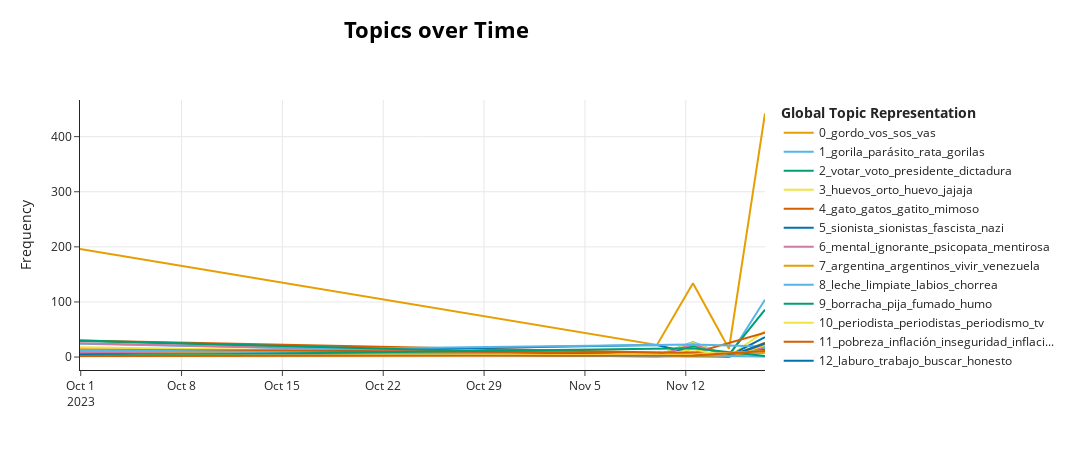

This figure's notebook cell:
### Markdown cell above
### Tópicos en el tiempo

### Code cell
# convert column to list
tweets = attacks['text_pre'].to_list()
timestamps = attacks['dt_date'].to_list()

topics_over_time = topic_model.topics_over_time(docs=tweets, 
                                                timestamps=timestamps, 
                                                global_tuning=True, 
                                                evolution_tuning=True, 
                                                nr_bins=20)

topic_model.visualize_topics_over_time(topics_over_time, top_n_topics=20)

### Figure 1 — Plotly figure (JSON) as saved in the notebook; plotly's stock layout.template omitted (floating-point values rounded to 4 significant figures)
{"data": [{"hoverinfo": "text", "hovertext": ["<b>Topic 0</b><br>Words: vos, gordo, sos, zurda, vieja", "<b>Topic 0</b><br>Words: sos, realmente, vos, puta, tipo", "<b>Topic 0</b><br>Words: gordo, vos, gordito, lechoso, sos", "<b>Topic 0</b><br>Words: ligó, andá, trompas, odio, enano", "<b>Topic 0</b><br>Words: gordo, vos, vas, lechoso, sos"], "marker": {"color": "#E69F00"}, "mode": "lines", "name": "0_gordo_vos_sos_vas", "type": "scatter", "x": ["2023-09-30T22:48:00", "2023-11-10T00:00:00", "2023-11-12T12:00:00", "2023-11-15T00:00:00", "2023-11-17T12:00:00"], "y": [196, 22, 134, 15, 442]}, {"hoverinfo": "text", "hovertext": ["<b>Topic 1</b><br>Words: gorila, rata, parásito, larrata, vos", "<b>Topic 1</b><br>Words: gorilaza, desprestigiando, urbano, paya, soretw", "<b>Topic 1</b><br>Words: gorila, sos, parásito, rata, viale", "<b>Topic 1</b><br>Words: colegas, laburantes, ricos, ratas, pobres", "<b>Topic 1</b><br>Words: gorila, parásito, parasito, rata, gorilas"], "marker": {"color": "#56B4E9"}, "mode": "lines", "name": "1_gorila_parásito_rata_gorilas", "type": "scatter", "x": ["2023-09-30T22:48:00", "2023-11-10T00:00:00", "2023-11-12T12:00:00", "2023-11-15T00:00:00", "2023-11-17T12:00:00"], "y": [24, 3, 27, 1, 104]}, {"hoverinfo": "text", "hovertext": ["<b>Topic 2</b><br>Words: votar, políticos, dictadura, presidente, libertad", "<b>Topic 2</b><br>Words: lesa, delitos, invitas, indignidad, reducido", "<b>Topic 2</b><br>Words: presidente, votar, massa, voto, queda", "<b>Topic 2</b><br>Words: cualquiera, dedos, frente, desequilibrado, presidente", "<b>Topic 2</b><br>Words: voto, votar, dictadura, mierda, presidente"], "marker": {"color": "#009E73"}, "mode": "lines", "name": "2_votar_voto_presidente_dictadura", "type": "scatter", "x": ["2023-09-30T22:48:00", "2023-11-10T00:00:00", "2023-11-12T12:00:00", "2023-11-15T00:00:00", "2023-11-17T12:00:00"], "y": [29, 2, 20, 5, 86]}, {"hoverinfo": "text", "hovertext": ["<b>Topic 3</b><br>Words: jajaja, tomatelas, tomo, scioli, sos", "<b>Topic 3</b><br>Words: mmassista, defensora, tomatelas, traidora, virgen", "<b>Topic 3</b><br>Words: huevo, huevos, orto, sos, cerra", "<b>Topic 3</b><br>Words: jajajajajajajajjajjaaj, sacas, mirá, jajajajajajajaja, mentira", "<b>Topic 3</b><br>Words: huevos, orto, jaja, huevo, tomatelas"], "marker": {"color": "#F0E442"}, "mode": "lines", "name": "3_huevos_orto_huevo_jajaja", "type": "scatter", "x": ["2023-09-30T22:48:00", "2023-11-10T00:00:00", "2023-11-12T12:00:00", "2023-11-15T00:00:00", "2023-11-17T12:00:00"], "y": [18, 3, 26, 1, 47]}, {"hoverinfo": "text", "hovertext": ["<b>Topic 4</b><br>Words: gato, gatos, gatito, mimoso, insaurralde", "<b>Topic 4</b><br>Words: gatito, mimoso, gato, gatos, sienta", "<b>Topic 4</b><br>Words: gato, gatos, abrazo, locos, familia"], "marker": {"color": "#D55E00"}, "mode": "lines", "name": "4_gato_gatos_gatito_mimoso", "type": "scatter", "x": ["2023-09-30T22:48:00", "2023-11-12T12:00:00", "2023-11-17T12:00:00"], "y": [30, 7, 44]}, {"hoverinfo": "text", "hovertext": ["<b>Topic 5</b><br>Words: garantizó, ascenso, interesar, judas, semanas", "<b>Topic 5</b><br>Words: sionistas, sionista, nazi, palestinos, israel", "<b>Topic 5</b><br>Words: sionistas, religion, llevan, sionista, deci", "<b>Topic 5</b><br>Words: inquebrantable, archivo, reconocerte, desmienta, polvo", "<b>Topic 5</b><br>Words: fascista, sionista, sionistas, nazi, fachos"], "marker": {"color": "#0072B2"}, "mode": "lines", "name": "5_sionista_sionistas_fascista_nazi", "type": "scatter", "x": ["2023-09-30T22:48:00", "2023-11-10T00:00:00", "2023-11-12T12:00:00", "2023-11-15T00:00:00", "2023-11-17T12:00:00"], "y": [4, 22, 6, 2, 36]}, {"hoverinfo": "text", "hovertext": ["<b>Topic 6</b><br>Words: mental, mintió, tiro, mentirosa, psiquiatra", "<b>Topic 6</b><br>Words: intelectual, médula, limitada, falsa, progre", "<b>Topic 6</b><br>Words: psicopata, ignorante, mental, massa, mentiroso", "<b>Topic 6</b><br>Words: vereda, desequilibrado, edu, mental, ignorante", "<b>Topic 6</b><br>Words: ignorante, mentir, mental, mentiroso, deja"], "marker": {"color": "#CC79A7"}, "mode": "lines", "name": "6_mental_ignorante_psicopata_mentirosa", "type": "scatter", "x": ["2023-09-30T22:48:00", "2023-11-10T00:00:00", "2023-11-12T12:00:00", "2023-11-15T00:00:00", "2023-11-17T12:00:00"], "y": [25, 2, 23, 1, 18]}, {"hoverinfo": "text", "hovertext": ["<b>Topic 7</b><br>Words: argentina, argentino, vivir, argentinos, cuba", "<b>Topic 7</b><br>Words: bolivia, gastes, sentimientos, operadora, pedirle", "<b>Topic 7</b><br>Words: argentina, argentinos, pelotudo, futuro, pase", "<b>Topic 7</b><br>Words: bebés, imágenes, vayas, gustaría, argentinos", "<b>Topic 7</b><br>Words: argentina, argentinos, venezuela, país, cuba"], "marker": {"color": "#E69F00"}, "mode": "lines", "name": "7_argentina_argentinos_vivir_venezuela", "type": "scatter", "x": ["2023-09-30T22:48:00", "2023-11-10T00:00:00", "2023-11-12T12:00:00", "2023-11-15T00:00:00", "2023-11-17T12:00:00"], "y": [14, 2, 9, 1, 26]}, {"hoverinfo": "text", "hovertext": ["<b>Topic 8</b><br>Words: leche, chorrea, labios, comisura, jabón", "<b>Topic 8</b><br>Words: leche, limpiate, limpiarte, labios, boca", "<b>Topic 8</b><br>Words: leche, limpiate, lavarte, traga, orto"], "marker": {"color": "#56B4E9"}, "mode": "lines", "name": "8_leche_limpiate_labios_chorrea", "type": "scatter", "x": ["2023-09-30T22:48:00", "2023-11-12T12:00:00", "2023-11-17T12:00:00"], "y": [9, 23, 19]}, {"hoverinfo": "text", "hovertext": ["<b>Topic 9</b><br>Words: borracha, pija, fumado, alcohol, alcohólica", "<b>Topic 9</b><br>Words: fumaste, tanga, ve, pija, cara", "<b>Topic 9</b><br>Words: pija, humo, aflojale, compra, vende", "<b>Topic 9</b><br>Words: cría, fumar, falopera, borracha, pija", "<b>Topic 9</b><br>Words: pija, borracha, humo, chupa, fuma"], "marker": {"color": "#009E73"}, "mode": "lines", "name": "9_borracha_pija_fumado_humo", "type": "scatter", "x": ["2023-09-30T22:48:00", "2023-11-10T00:00:00", "2023-11-12T12:00:00", "2023-11-15T00:00:00", "2023-11-17T12:00:00"], "y": [30, 2, 3, 1, 14]}, {"hoverinfo": "text", "hovertext": ["<b>Topic 10</b><br>Words: periodista, periodistas, perdón, objetivo, periodismo", "<b>Topic 10</b><br>Words: periodista, gonzo, cobra, deje, escucha", "<b>Topic 10</b><br>Words: periodista, periodistas, periodismo, ganas, militante", "<b>Topic 10</b><br>Words: buscándote, servis, periodista, basura, laburo", "<b>Topic 10</b><br>Words: periodista, periodismo, periodistas, tv, asco"], "marker": {"color": "#F0E442"}, "mode": "lines", "name": "10_periodista_periodistas_periodismo_tv", "type": "scatter", "x": ["2023-09-30T22:48:00", "2023-11-10T00:00:00", "2023-11-12T12:00:00", "2023-11-15T00:00:00", "2023-11-17T12:00:00"], "y": [9, 2, 14, 1, 22]}, {"hoverinfo": "text", "hovertext": ["<b>Topic 11</b><br>Words: inflación, pobreza, economía, inflacion, lastima", "<b>Topic 11</b><br>Words: inflación, pobreza, importa, pública, inseguridad", "<b>Topic 11</b><br>Words: alimentar, faltan, evitar, seguridad, parasitos", "<b>Topic 11</b><br>Words: pobreza, inflación, kk, inseguridad, dólares"], "marker": {"color": "#D55E00"}, "mode": "lines", "name": "11_pobreza_inflación_inseguridad_inflaci...", "type": "scatter", "x": ["2023-09-30T22:48:00", "2023-11-12T12:00:00", "2023-11-15T00:00:00", "2023-11-17T12:00:00"], "y": [13, 8, 1, 24]}, {"hoverinfo": "text", "hovertext": ["<b>Topic 12</b><br>Words: laburo, trabajadores, honesto, trabajo, buscando", "<b>Topic 12</b><br>Words: buscando, sucia, laburo, anda, trabajo", "<b>Topic 12</b><br>Words: honesto, caga, buscate, triste, laburo", "<b>Topic 12</b><br>Words: laburo, buscar, trabajo, honesto, buscando"], "marker": {"color": "#0072B2"}, "mode": "lines", "name": "12_laburo_trabajo_buscar_honesto", "type": "scatter", "x": ["2023-09-30T22:48:00", "2023-11-10T00:00:00", "2023-11-15T00:00:00", "2023-11-17T12:00:00"], "y": [8, 1, 1, 25]}, {"hoverinfo": "text", "hovertext": ["<b>Topic 13</b><br>Words: mujer, feminista, género, feminismo, mujeres", "<b>Topic 13</b><br>Words: mujer, embarazar, comprensivo, incapacidad, hacerlas", "<b>Topic 13</b><br>Words: mover, mujeres, caja, mujer, brecha", "<b>Topic 13</b><br>Words: menopausia, supongo, ligó, trompas, mujer", "<b>Topic 13</b><br>Words: mujeres, feminista, mujer, feministas, miniterio"], "marker": {"color": "#CC79A7"}, "mode": "lines", "name": "13_mujer_mujeres_feminista_género", "type": "scatter", "x": ["2023-09-30T22:48:00", "2023-11-10T00:00:00", "2023-11-12T12:00:00", "2023-11-15T00:00:00", "2023-11-17T12:00:00"], "y": [9, 3, 6, 1, 11]}, {"hoverinfo": "text", "hovertext": ["<b>Topic 14</b><br>Words: delincuentes, corrupcion, renuncia, corrupto, delincuente", "<b>Topic 14</b><br>Words: denunciando, valor, robo, dejate, rial", "<b>Topic 14</b><br>Words: delincuentes, kircnerulos, trepador, encubren, hipocritas", "<b>Topic 14</b><br>Words: disfrute, vayan, delincuentes, corrupto, importa", "<b>Topic 14</b><br>Words: delincuentes, fraude, peronchos, corrupcion, luna"], "marker": {"color": "#E69F00"}, "mode": "lines", "name": "14_delincuentes_corrupto_corrupcion_frau...", "type": "scatter", "x": ["2023-09-30T22:48:00", "2023-11-10T00:00:00", "2023-11-12T12:00:00", "2023-11-15T00:00:00", "2023-11-17T12:00:00"], "y": [12, 1, 3, 2, 8]}, {"hoverinfo": "text", "hovertext": ["<b>Topic 15</b><br>Words: medicado, medicación, drogas, demasiada, efectos", "<b>Topic 15</b><br>Words: troll, opina, medicado, drogas, medicación", "<b>Topic 15</b><br>Words: drogas, medicado, medicación, narmia, oscurisimo", "<b>Topic 15</b><br>Words: my, bipolares, toxicas, drogas, país", "<b>Topic 15</b><br>Words: narcotraficante, ningun, falopero, repudiado, pelotas"], "marker": {"color": "#56B4E9"}, "mode": "lines", "name": "15_medicado_drogas_medicación_narcotrafi...", "type": "scatter", "x": ["2023-09-30T22:48:00", "2023-11-10T00:00:00", "2023-11-12T12:00:00", "2023-11-15T00:00:00", "2023-11-17T12:00:00"], "y": [13, 1, 5, 2, 1]}, {"hoverinfo": "text", "hovertext": ["<b>Topic 16</b><br>Words: rodilleras, rodillas, atrofiar, tranca, llevaste", "<b>Topic 16</b><br>Words: rodilleras, rodillas, preparando, olvides, gordito", "<b>Topic 16</b><br>Words: rodilleras, lácteos, cambiaste, peneanos, superan"], "marker": {"color": "#009E73"}, "mode": "lines", "name": "16_rodilleras_rodillas_preparando_olvide...", "type": "scatter", "x": ["2023-09-30T22:48:00", "2023-11-12T12:00:00", "2023-11-17T12:00:00"], "y": [2, 16, 2]}, {"hoverinfo": "text", "hovertext": ["<b>Topic 17</b><br>Words: dady, hdp, hdrp, contento, pone", "<b>Topic 17</b><br>Words: hdp, hdmp, kkkk, ojalá, recalcitrante", "<b>Topic 17</b><br>Words: hdp, hdmp, callate, ponete, termina"], "marker": {"color": "#F0E442"}, "mode": "lines", "name": "17_hdp_hdmp_kkkk_callate", "type": "scatter", "x": ["2023-09-30T22:48:00", "2023-11-12T12:00:00", "2023-11-17T12:00:00"], "y": [2, 4, 11]}, {"hoverinfo": "text", "hovertext": ["<b>Topic 18</b><br>Words: marido, ignora, patrimonio, perfecto, conta", "<b>Topic 18</b><br>Words: marido, mariita, trucho, contrato, perdedor", "<b>Topic 18</b><br>Words: marido, puesto, casta, admiro, garcharse"], "marker": {"color": "#D55E00"}, "mode": "lines", "name": "18_marido_puesto_casta_admiro", "type": "scatter", "x": ["2023-09-30T22:48:00", "2023-11-12T12:00:00", "2023-11-17T12:00:00"], "y": [2, 3, 11]}], "layout": {"height": 450, "hoverlabel": {"bgcolor": "white", "font": {"family": "Rockwell", "size": 16}}, "legend": {"title": {"text": "<b>Global Topic Representation"}}, "title": {"font": {"color": "Black", "size": 22}, "text": "<b>Topics over Time</b>", "x": 0.4, "xanchor": "center", "y": 0.95, "yanchor": "top"}, "width": 1250, "xaxis": {"showgrid": true}, "yaxis": {"showgrid": true, "title": {"text": "Frequency"}}}}
